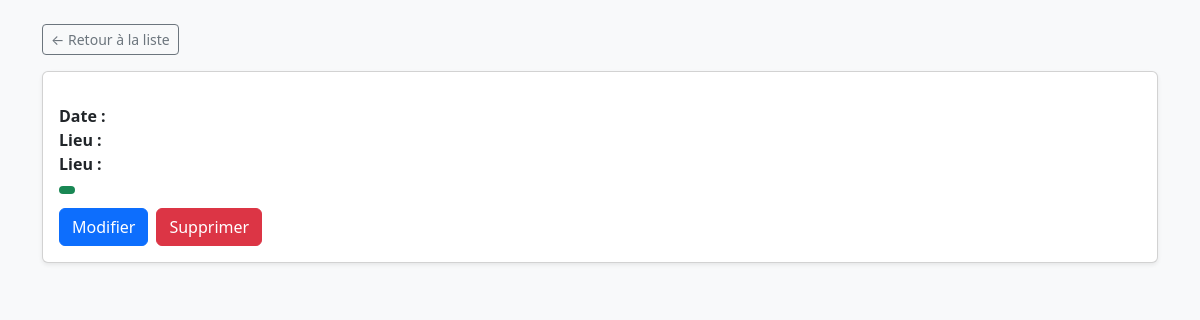
Page /detail/ac56cf4e-f3fa-4ba7-af09-00906b388e56/ on the earlier database version.
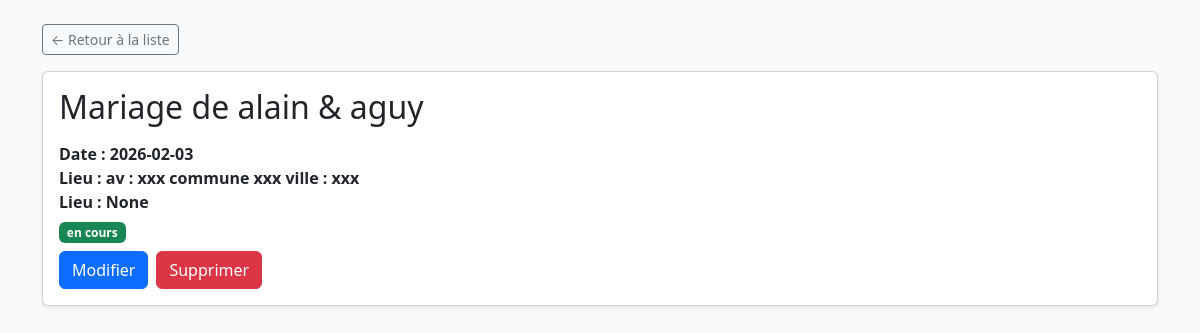
Same page on the later database version.
### models.py (models this page shows)
class Event(Base): #event table
    __tablename__="events"
    id = Column(String,primary_key=True,unique=True,default=lambda :str(uuid4()))
    name = Column(String(50))
    type = Column(String(50))
    date = Column(Date)
    address = Column(String(50))
    description = Column(Text,nullable=True)
    created_date = Column(DateTime,default=datetime.now())
    state = Column(String,default="en cours")
    guests = relationship("Guest",back_populates="event",cascade="all,delete")

### Routers/event.py (the view)
@Root.get("/detail/{event_id}/")#la root pour voir un evenement
def eventDetail(request:Request,event_id : str,event:Session = Depends(connecting)):
    getEvent = event.query(Event).filter(Event.id == event_id).first()
    return templates.TemplateResponse("Event/List/detail.html",{'request':request,"event":getEvent})

### Templates/Event/List/detail.html (shortened to what this page needs)
<!DOCTYPE html>
<html lang="fr">
<head>
    <link href="https://cdn.jsdelivr.net/npm/bootstrap@5.3.2/dist/css/bootstrap.min.css" rel="stylesheet">
</head>
<body class="bg-light">
<div class="container py-4">
    <div class="mb-3">
        <a href="{{url_for('event_list')}}" class="btn btn-outline-secondary btn-sm">
            ← Retour à la liste
        </a>
    </div>
    <div class="card shadow-sm">
        <div class="card-body">
            <h2 class="card-title mb-3">
                {{ event.name }}
            </h2>
                <div class="col-md-6 mb-2">
                    <strong class="mb-4">Date :  {{ event.date }} </strong><br>
                    <strong class="mb-2">Lieu : {{ event.address}}</strong><br>
                    <strong class="mb-2">Lieu : {{ event.description }}</strong><br>
                    <span class="badge bg-success mt-2">
                    {{event.state}}
                </span>
            </div>
            <div class="d-flex gap-2">
                <a href="/edit_event/{{ event.id }}" class="btn btn-primary">
                    Modifier
                </a>
                <form action="/delete_event/{{ event.id }}" method="post">
                    <button type="submit" onclick="return confirm ('voulez-vous supprimer cet evenement')" class="btn btn-danger">
                        Supprimer
                    </button>
                </form>
            </div>
        </div>
    </div>
</div>
</body>
</html>

Differences in the rows shown:
added Event: name "Mariage de alain & aguy", date "2026-02-03", address "av : xxx commune xxx ville : xxx", description "None", state "en cours"
